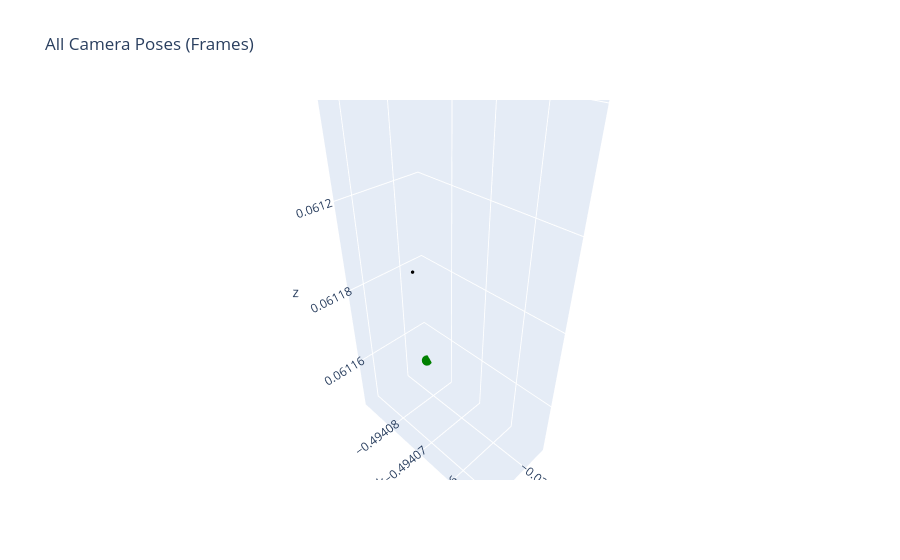

Here is the notebook cell this chart was saved with:
### Code cell
# base to tcp
unnorm_actions = np.array(unnorm_action)
unnorm_actions_mat = pose_to_mat(unnorm_actions)
plot_traj(unnorm_actions_mat)

### Figure 1 — Plotly figure (JSON) as saved in the notebook; plotly's stock layout.template omitted (floating-point values rounded to 4 significant figures)
{"data": [{"marker": {"color": "green", "size": 6}, "mode": "markers", "showlegend": false, "type": "scatter3d", "x": [-0.03612], "y": [-0.4941], "z": [0.06115]}, {"marker": {"color": "black", "size": 2}, "mode": "markers", "showlegend": false, "type": "scatter3d", "x": [-0.0361], "y": [-0.4941], "z": [0.06119]}, {"marker": {"color": "red", "size": 6}, "mode": "markers", "showlegend": false, "type": "scatter3d", "x": [-0.03611], "y": [-0.4941], "z": [0.06122]}], "layout": {"scene": {"aspectmode": "data"}, "title": {"text": "All Camera Poses (Frames)"}}}
